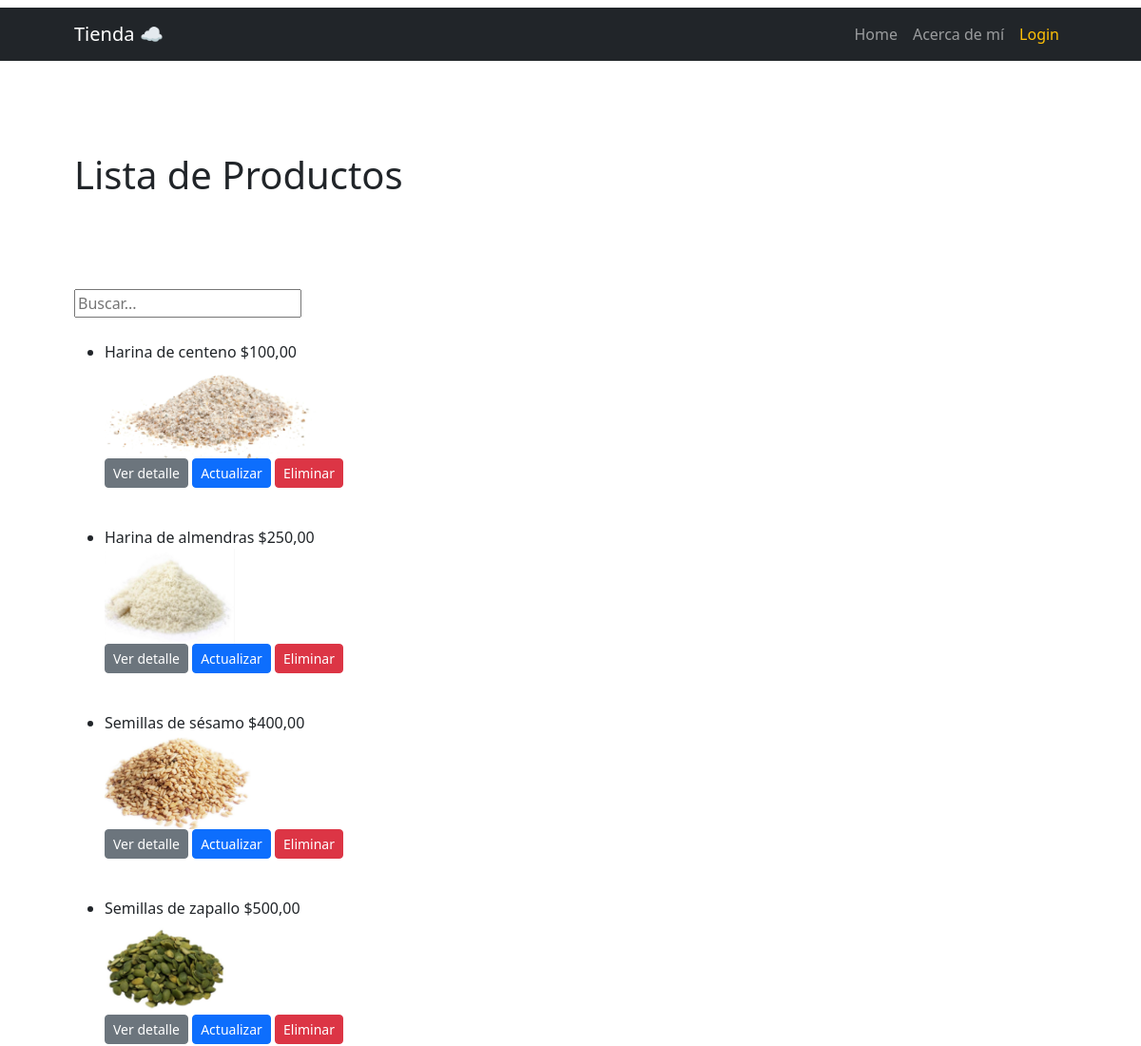
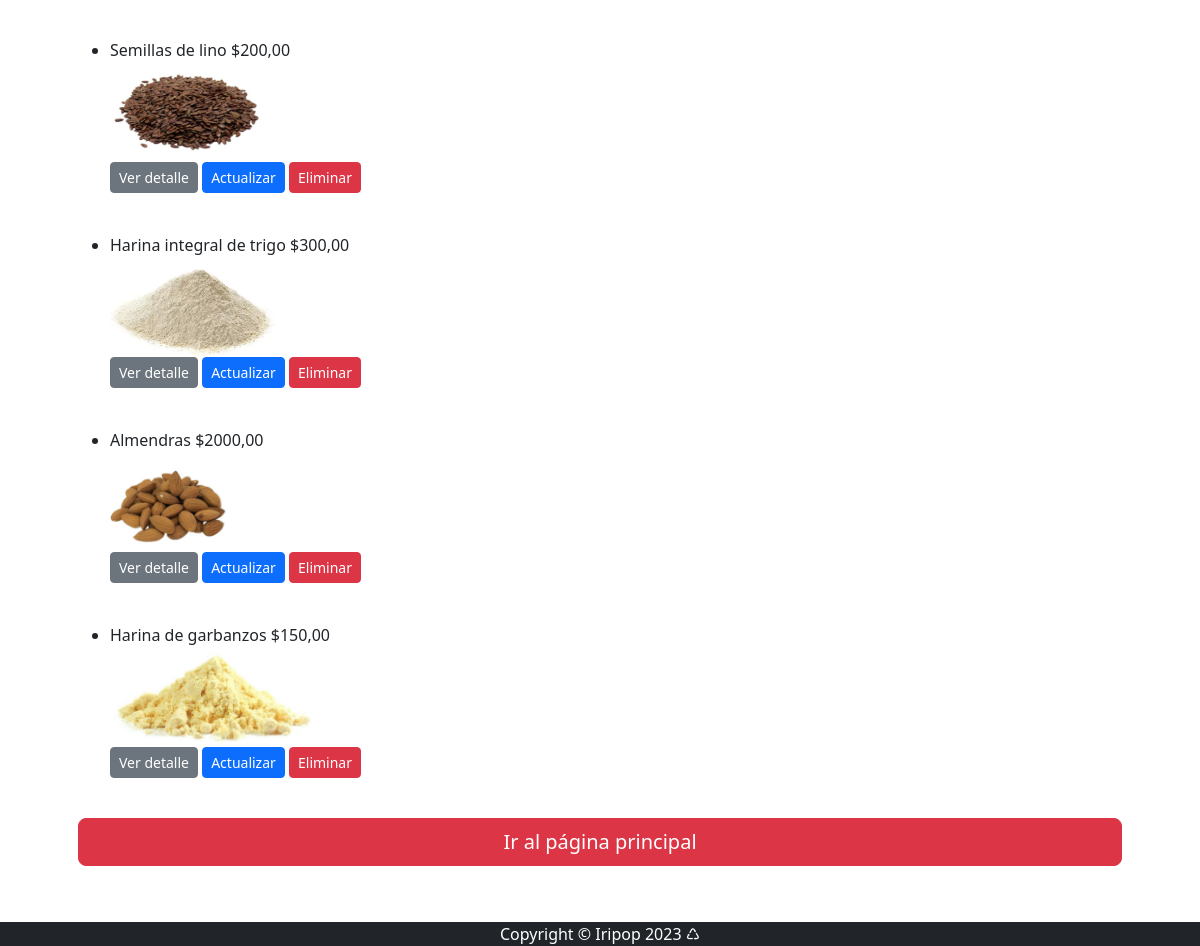
The page /producto/list/ on the database its author committed (2 pictures, top to bottom).
### apps/producto/models.py (models this page shows, shortened)
class Producto(models.Model):
    categoria = models.ForeignKey(ProductoCategoria, on_delete=models.SET_NULL, blank=True, null=True)
    nombre = models.CharField(max_length=100)
    unidad_de_medida = models.CharField(max_length=100)
    cantidad = models.FloatField()
    precio = models.DecimalField(max_digits=10, decimal_places=2)
    descripcion = models.CharField(max_length=250, null=True, blank=True)
    fecha_actualizacion = models.DateTimeField(
    default=timezone.now, editable=False, verbose_name="fecha de actualización")
    imagen = models.ImageField(upload_to="productos", blank=True, null=True)

### apps/producto/views.py (the view)
# urls.py: path("producto/list/", views.ProductoList.as_view(), name="producto_list"),
class ProductoList(ListView):
    model = models.Producto
    def get_queryset(self) -> QuerySet[Any]:
        if self.request.GET.get("consulta"):
            consulta = self.request.GET.get("consulta")
            object_list = models.Producto.objects.filter(nombre__icontains=consulta)
        else:
            object_list = models.Producto.objects.all()
        return object_list

### apps/producto/templates/producto/producto_list.html (shortened to what this page needs)
{% extends 'producto/index.html' %}
{% block INDEX_TITULO %}
    Lista de Productos
{% endblock INDEX_TITULO %}
{% block INDEX_CONTENIDO %}
    {% if object_list %}
        <div class="py-lg-4">
            <form action="{% url 'producto:producto_list' %}" method="get">
                <input type="text" name="consulta" placeholder="Buscar...">
            </form>
        </div>
        {% for object in object_list %}
            <ul>
                <li>{{ object.nombre }} ${{ object.precio }} <br>
                    {% if object.imagen %}
                        <img src="{{ object.imagen.url }}" alt="imagen" class="" style="height: 100px;"></li>
                    {% endif %}
                    <a href="{% url 'producto:producto_detail' object.id %}" class="btn btn-secondary btn-sm">
                        Ver detalle</a>
                    <a href="{% url 'producto:producto_update' object.id %}" class="btn btn-primary  btn-sm">
                        Actualizar</a>
                    <a href="{% url 'producto:producto_delete' object.id %}" class="btn btn-danger  btn-sm">
                        Eliminar</a>
                    <br> <br>
            </ul>
        {% endfor %}
    {% else %}
        <p class="fs-4 fst-italic ">No hay registros ingresados</p>
    {% endif %}
    {% include 'CORE/index_back.html' %}</p></br>
{% endblock INDEX_CONTENIDO %}

### rows shown on the page
Producto: nombre "Harina de centeno", precio "100,00", imagen (picture)
Producto: nombre "Harina de almendras", precio "250,00", imagen (picture)
Producto: nombre "Semillas de sésamo", precio "400,00", imagen (picture)
Producto: nombre "Semillas de zapallo", precio "500,00", imagen (picture)
Producto: nombre "Semillas de lino", precio "200,00", imagen (picture)
Producto: nombre "Harina integral de trigo", precio "300,00", imagen (picture)
Producto: nombre "Almendras", precio "2000,00", imagen (picture)
Producto: nombre "Harina de garbanzos", precio "150,00", imagen (picture)
